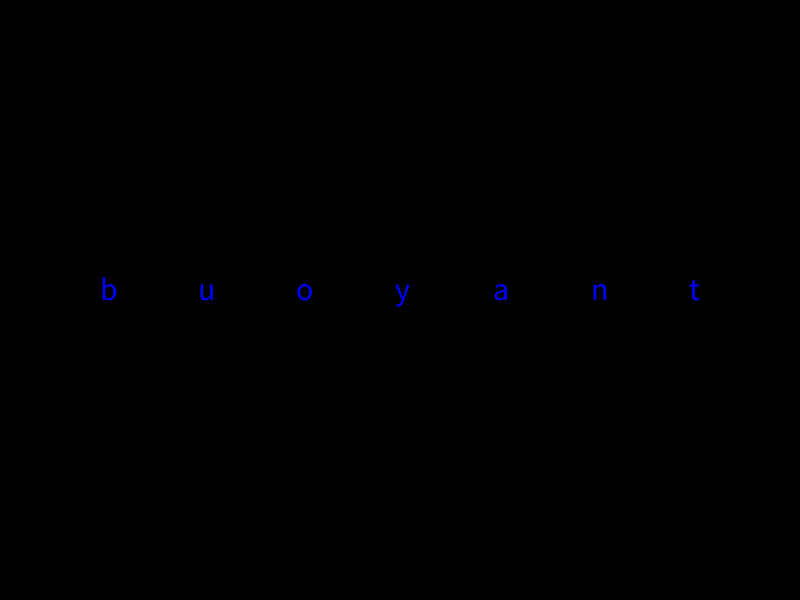
Frame 1 (no input)
Frame 60 (the mouse pressed at the canvas centre just before this capture): identical to frame 1, image omitted
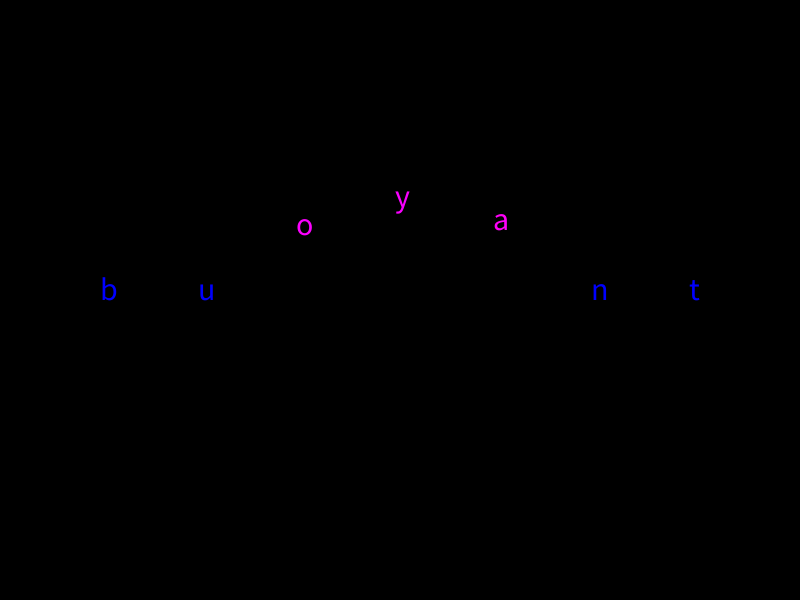
Frame 120 (the mouse held since frame 60 and released just before this capture)

The Processing sketch that drew these frames (run headless with seeded random() and noise(); from frame 60 on, the mouse is pressed at the canvas centre):

// Processing sketch: processing_89128
// ── processing_89128.pde

String word = "buoyant";

Letter[] letters;
float cushion = 100;
float mouseRad = 180;

float maxHeight = 200;

void setup()
{
  size(800, 600);
  textSize(32);
  letters = new Letter[word.length()];
  
  noStroke();
  colorMode(HSB, 360, 1.0f, 1.0f);
  float minX = cushion;
  float maxX = width - cushion - textWidth("t");
  for (int i =0; i < word.length(); i++)
  {
    letters[i] = new Letter(word.charAt(i));
    
    letters[i].x = lerp(minX, maxX, (float)i / (word.length() - 1.0f));
    letters[i].y = height / 2;
    
    int centerIndex = (int)(word.length() / 2);
    float dist = abs(centerIndex - i);
    letters[i].hue = 80 + (dist / centerIndex) * 40;
  }
}

void draw()
{
  background(0);
  
  for (int i = 0; i < word.length(); i++)
  {
    letters[i].Draw();
  }
}

class Letter
{
  char letter;
  public float x;
  public float y;
  public float hue;
  
  float hueAmount;
  
  public Letter(char letter)
  {
    this.letter = letter;
  }
  
  public void Draw()
  {
    float influence = dist(x, y, mouseX, mouseY) / mouseRad;
    influence = constrain(influence, 0, 1);
    influence = 1 - influence;
    
    y = lerp(y, height / 2 - maxHeight, .05 * influence);
    y = lerp(y, height / 2, .035 * (1 - influence * influence));
    
    float hueInterp = map(y, height / 2 - maxHeight, height / 2, 1,0);
    
    hueInterp = pow(hueInterp, .4);
    fill(240 + hue * hueInterp, 1, 1);
    text(letter, x, y);
  }
}
